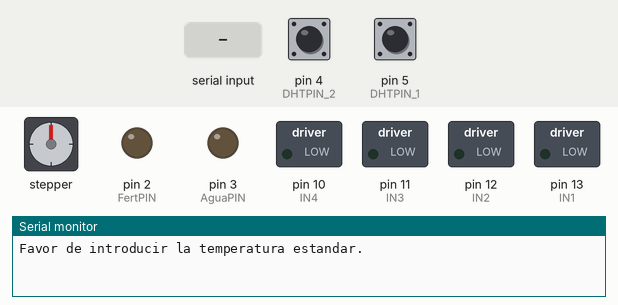
Recording of a sketch running on a simulated Arduino Uno, built with avr-gcc and run on an emulated ATmega328P. Shown: stepper motor, switched loads named in the sketch (green lamp = pin HIGH), output pins drawn as LEDs (lit = HIGH), the last lines printed to the serial monitor. Wiring (inferred from the names in the program): stepper motor (200 steps per turn assumed): coils pin 6, pin 7, pin 8, pin 9. Inputs (shaded band) come from the test bench; at power-on: pin 4 (DHTPIN_2) HIGH, pin 5 (DHTPIN_1) HIGH. Pins used as bus, display or sensor lines are not drawn.

Above: at 0.8 s.
0.9 s: "90,45\n" received over Serial
At 4.09 s:
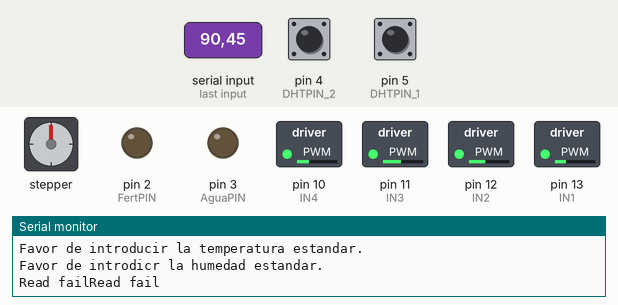
At 22.9 s:
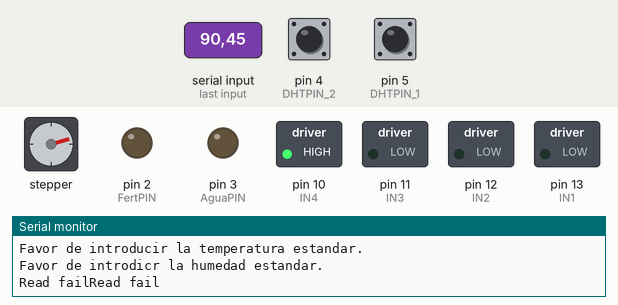
Timing chart, 0 to 23.2 s (numbered marks = the images above; inputs shaded):
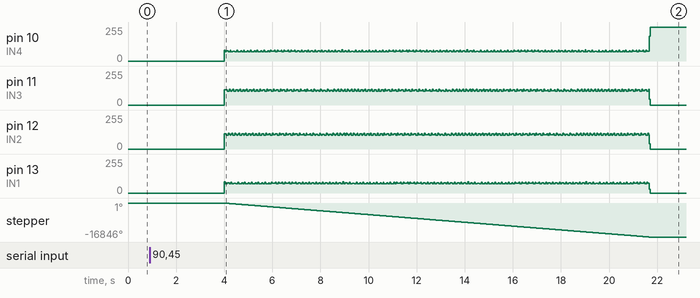

The sketch:

GAMATA.ino
```cpp
// Defines para los motores.
#define IN1  13   // Pines para M1
#define IN2  12   // Pines para M1
#define IN3  11   // Pines para M1
#define IN4  10   // Pines para M1
#define ON1 9     // Pines para M2
#define ON2 8     // Pines para M2
#define ON3 7     // Pines para M2
#define ON4 6     // Pines para M2

// Defines para los DHT
#include "DHT.h"  // Cargamos la libreria DHT
#define DHTPIN_1 5  // Pin para el sensor DHT22 #1
#define DHTPIN_2 4  // Pin para el sensor DHT22 #2
#define DHTTYPE DHT22 // SE selecciona el tipo de DHT (hay otros DHT)

// Defines para la fotoresistencia
#define ResLight 15  // Resistencia a la luz (10 lux) en Kilo Ohms
#define ResCalib 10  // Resistencia calibración en KiloOhms
#define ResOscu 1000 // Resistencia en oscuridad en KiloOhms

// Defines para el riego y para el fertilizante.
#define AguaPIN 3 // Pin para el riego del agua
#define FertPIN 2 // PIN para el riego del agua

String comando;
boolean stringComplete = false;

// Variables necesarias para el motor.
int steps_left = 4095;
boolean Direction = true;
boolean Direction2 = true;
int Steps = 0;
int Steps2 = 0;
int a = 0;
int Paso [ 8 ][ 4 ] = {
  {1, 0, 0, 0},
  {1, 1, 0, 0},
  {0, 1, 0, 0},
  {0, 1, 1, 0},
  {0, 0, 1, 0},
  {0, 0, 1, 1},
  {0, 0, 0, 1},
  {1, 0, 0, 1}
};

// Variables necesarias para el DHT
DHT dht_1(DHTPIN_1, DHTTYPE); // Se inicia una variable que será usada por Arduino para comunicarse con el sensor
DHT dht_2(DHTPIN_2, DHTTYPE); // Se inicia otra variable que será usada por Arduino para comunicarse con el sensor
float temp, hum; // Se crean variables para obtener los datos.
int c = 0, b = 0;

// Variables necesarias para la resistencia foto.
const int LDRPin = A0;
int V, ilum;

void setup() {
  // Setup necesario para los motores
  Serial.begin(9600);
  comando.reserve(200);
  pinMode(IN1, OUTPUT);
  pinMode(IN2, OUTPUT);
  pinMode(IN3, OUTPUT);
  pinMode(IN4, OUTPUT);
  pinMode(ON1, OUTPUT);
  pinMode(ON2, OUTPUT);
  pinMode(ON3, OUTPUT);
  pinMode(ON4, OUTPUT);

  // Setup necesario para los sensores DHT22
  dht_1.begin(); // Se inicia el sensor (1).
  dht_2.begin(); // Se inicia el sensor (2).
  pinMode(DHTPIN_1, OUTPUT);
  pinMode(DHTPIN_2, OUTPUT);

  // Setup necesario para el riego y la fertilizacion
  pinMode(AguaPIN, OUTPUT);
  pinMode(FertPIN, OUTPUT);

  //Establecer la temperatura máxima
  setTempHum();
}

void loop() {
  leerDHTs();

  if (comando.equals("subir")) {
    Direction = false;
    Direction2 = true;
    motores();
  }

   else if (comando.equals("bajar")) {
    Direction = true;
    Direction2 = false;
    motores();
  }

  else if (comando.equals("setear")) {
    setTempHum();
  }

  else if (comando.equals("leerTempHum")) {
    leerDHTs();
  }

  else if (comando.equals("getLums")){
    leerLums();
  }

  else if (comando.equals("regar")){
    regar();
  }

  else if (comando.equals("fertilizar")){
    fertilizar();
  }
}
/*
    Inicia el codigo para el motor
*/
void motores() {
  for (int a = 0; a < 4; a++) {
    while (steps_left > 0) {
      stepper();    // Avanza un paso
      stepper2();
      steps_left-- ;  // Un paso menos
      delay (1) ;
    }
    steps_left = 4095;
  }
  delay(2000);
}

void stepper() {
  digitalWrite( IN1, Paso[Steps][ 0] );
  digitalWrite( IN2, Paso[Steps][ 1] );
  digitalWrite( IN3, Paso[Steps][ 2] );
  digitalWrite( IN4, Paso[Steps][ 3] );
  SetDirection();
}

void stepper2() {
  digitalWrite( ON1, Paso[Steps2][ 0] );
  digitalWrite( ON2, Paso[Steps2][ 1] );
  digitalWrite( ON3, Paso[Steps2][ 2] );
  digitalWrite( ON4, Paso[Steps2][ 3] );
  SetDirection2();
}

void SetDirection() {
  if (Direction)
    Steps++;
  else
    Steps--;
  Steps = ( Steps + 7 ) % 7 ;
}

void SetDirection2() {
  if (Direction2)
    Steps2++;
  else
    Steps2--;
  Steps2 = ( Steps2 + 7 ) % 7 ;
}
/*
   Terminan los codigos para los motores
*/

/*
   Comienzan los codigos para los DHT22
*/
void setTempHum() {
  Serial.println("Favor de introducir la temperatura estandar.");
  while (c == 0) {
    temp = Serial.parseFloat();
    delay(500);
    if (temp) {
      c = 1;
    }
  }
  Serial.println("Favor de introdicr la humedad estandar.");
  while (b == 0) {
    hum = Serial.parseFloat();
    delay(500);
    if (hum) {
      b = 1;
    }
  }
}

void leerDHTs() {
  float h1 = dht_1.readHumidity(); // Lee la humedad del primer sensor.
  float h2 = dht_2.readHumidity(); // Lee la humedad del segundo sensor
  float t1 = dht_1.readTemperature(); // Lee la temperatura del primer sensor.
  float t2 = dht_2.readTemperature(); // Lee la temperatura del segundo sensor.
  float h = (h1 + h2) / 2;
  float t = (t1 + t2) / 2;

  if (t >= temp) {
    motores();
  }
  if (h < hum) {
    motores();
  }
}
/*
 * Terminan los codigos de DHT22
 */
/*
 * Comienzan los codigos para luminocidad
 */
void leerLums(){
  ilum = ((long)(1024-V)*ResOscu*10)/((long)ResLight*ResCalib*V); // Usar si LDR entre GND y A0
  ilum = ((long)V*ResOscu*10)/((long)ResLight*ResCalib*(1024-V)); // Usar si LDR entre A0 y Vcc (como en el esquema anterior)
  Serial.println(ilum);
  delay(1000);
}
/*
 * Terminan los codigos para luminocidad
 */

 /*
  * Comienzan los codigos para regar y fertilizar.
  */
void regar(){
  digitalWrite(AguaPIN, HIGH);
  delay(2000);
  digitalWrite(AguaPIN, LOW);
  delay(2000);
}

void fertilizar(){
  digitalWrite(FertPIN, HIGH);
  delay(2000);
  digitalWrite(FertPIN, LOW);
  delay(2000);
}
/*
 * Terminan los codigos de rogar y fertilizar.
 */
void serialEvent(){
  while(Serial.available()){
    char inChar = (char)Serial.read();
    if (inChar == '\r') continue;
    if(inChar == '\n'){
      stringComplete = true;
    } else {
      comando += inChar;
    }
  }
}
```
